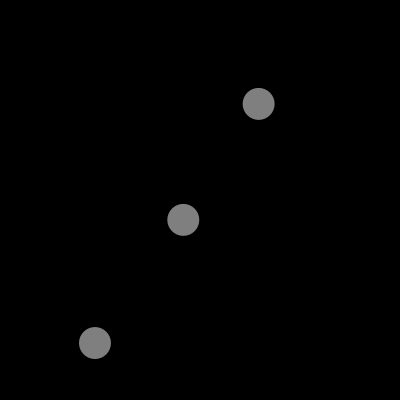
Frame 1 (no input)
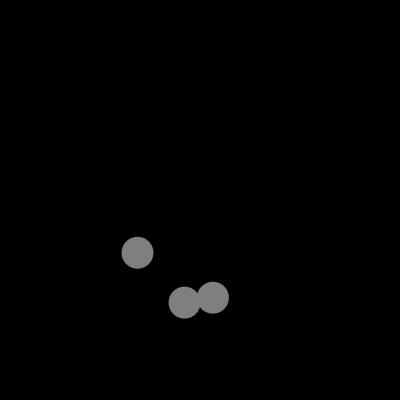
Frame 60 (the mouse pressed at the canvas centre just before this capture)
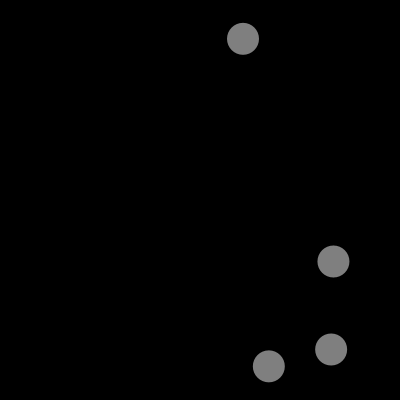
Frame 120 (the mouse held since frame 60 and released just before this capture)

The Processing sketch that drew these frames (run headless with seeded random() and noise(); from frame 60 on, the mouse is pressed at the canvas centre):

// Processing sketch: Bouncing_Ball
// ── Bouncing_Ball.pde
ArrayList<Ball> balls;

void setup() {
  size(400, 400);
  balls = new ArrayList<Ball>();
  for (int i = 0; i < 3; i++) {
    balls.add(new Ball(new PVector(random(width), random(height)), 16));
  }
}

void mousePressed() {
  balls.add(new Ball(new PVector(mouseX, mouseY), 16));
}

void draw() {
  background(0);
  for (Ball b : balls) {
    b.render();
    b.update();
    b.bounce();
  }
}

// ── Ball.pde
class Ball {
  PVector pos, vel;
  float r;
  Ball(PVector pos_, float r_) {
    pos = pos_;
    vel = PVector.random2D();
    vel.mult(random(3, 7));
    r = r_;
  }
  
  void bounce() {
    if (pos.x > width - r) {
      pos.x = width - r;
      vel.x *= -1;
    }
    if (pos.x < r) {
      pos.x = r;
      vel.x *= -1;
    }
    if (pos.y > height - r) {
      pos.y = height - r;
      vel.y *= -1;
    }
    if (pos.y < r) {
      pos.y = r;
      vel.y *= -1;
    }
  }
  
  void update() {
    pos.add(vel);
  }
  
  void render() {
    noStroke();
    fill(127);
    circle(pos.x, pos.y, r * 2);
  }
}
